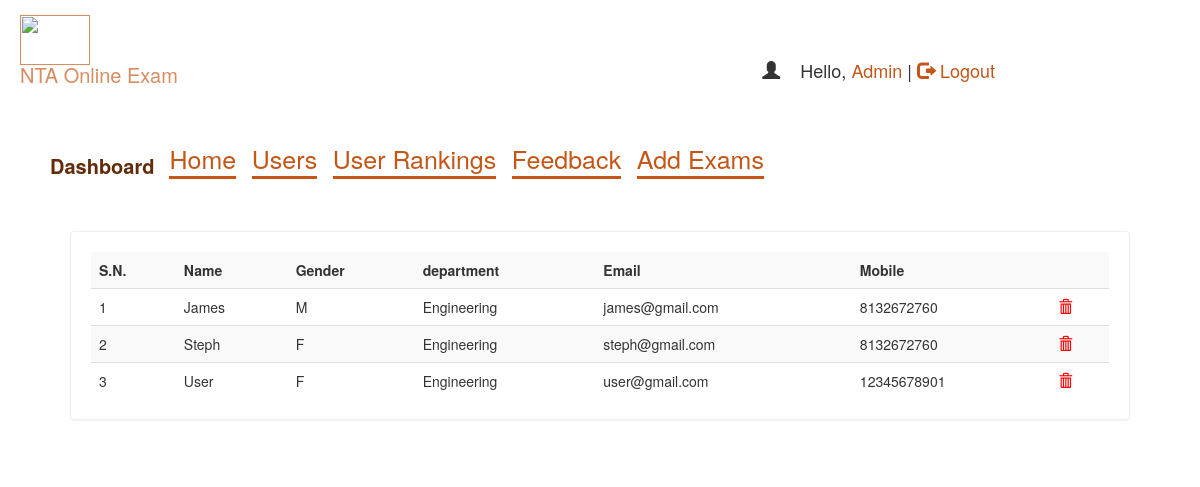
Page /dash.php?q=1 (signed in) on the committed database.
### tables this page shows
CREATE TABLE `user` (
  `name` varchar(50) NOT NULL,
  `gender` varchar(6) NOT NULL,
  `department` varchar(100) NOT NULL,
  `email` varchar(50) NOT NULL,
  `mob` bigint(20) NOT NULL,
  `password` varchar(50) NOT NULL
);

### dash.php (the view, shortened to what this page needs)
<!DOCTYPE html>
<html lang="en">
<head>
<link  rel="stylesheet" href="css/bootstrap.min.css"/>
<link  rel="stylesheet" href="css/bootstrap-theme.min.css"/>
<link rel="stylesheet" href="css/main.css">
<link  rel="stylesheet" href="css/font.css">
</head>
<body>
<div class="header">
<div class="row">
<div class="col-lg-8">
<a class="navbar-brand" href=""><img src="image/Header-logo-NTA-transparent.png" width="70" height="50" class="d-inline-block align-top" alt=""> NTA Online Exam</a>
</div>
<div class="col-md-4 col-md-offset-6">
 <?php
 include_once 'dbConnection.php';
  if(!(isset($_SESSION['email']))){
header("location:index.php");
}
else
{
$name = $_SESSION['name'];
echo '<h4><span class="pull-right top title1" ><span class="log1"><span class="glyphicon glyphicon-user" aria-hidden="true"></span>&nbsp;&nbsp;&nbsp;&nbsp;Hello,</span> <a href="account.php?q=1" class="log log1">'.$name.'</a>&nbsp;|&nbsp;<a href="logout.php?q=account.php" class="log"><span class="glyphicon glyphicon-log-out" aria-hidden="true"></span>&nbsp;Logout</button></a></span></h4>';
}?>
</div>
</div></div>
<nav class=""><br><br><br>
  <div class="container">
    <div class="">
      <a class="navbar-brand" style="color:#622B0B" href="dash.php?q=0"><b>Dashboard</b></a>
    </div>
    <div class="">
        <span <?php if(@$_GET['q']==0) echo'class="active"'; ?>><a href="dash.php?q=0" style="text-decoration: none; border-bottom: 3px solid; font-size: 25px;">Home<span class="sr-only"></span></a></span>&nbsp;&nbsp;&nbsp;
        <span <?php if(@$_GET['q']==1) echo'class="active"'; ?>><a href="dash.php?q=1" style="text-decoration: none; border-bottom: 3px solid; font-size: 25px;">Users</a></span>&nbsp;&nbsp;&nbsp;
		    <span <?php if(@$_GET['q']==2) echo'class="active"'; ?>><a href="dash.php?q=2" style="text-decoration: none; border-bottom: 3px solid; font-size: 25px;">User Rankings</a></span>&nbsp;&nbsp;&nbsp;
        <span <?php if(@$_GET['q']==3) echo'class="active"'; ?>><a href="dash.php?q=3" style="text-decoration: none; border-bottom: 3px solid; font-size: 25px;">Feedback</a></span>&nbsp;&nbsp;&nbsp;
        <span <?php if(@$_GET['q']==4) echo'class="active"'; ?>><a href="dash.php?q=4" style="text-decoration: none; border-bottom: 3px solid; font-size: 25px;">Add Exams</a></span>
    </div>
  </div>
</nav>
<div class="container">
<div class="row">
<div class="col-md-12">
<?php if(@$_GET['q']==1) {
$result = mysqli_query($con,"SELECT * FROM user") or die('Error');
echo  '<div class="panel"><table class="table table-striped title1">
<tr><td><b>S.N.</b></td><td><b>Name</b></td><td><b>Gender</b></td><td><b>department</b></td><td><b>Email</b></td><td><b>Mobile</b></td><td></td></tr>';
$c=1;
while($row = mysqli_fetch_array($result)) {
	$name = $row['name'];
	$mob = $row['mob'];
	$gender = $row['gender'];
    $email = $row['email'];
	$department = $row['department'];
	echo '<tr><td>'.$c++.'</td><td>'.$name.'</td><td>'.$gender.'</td><td>'.$department.'</td><td>'.$email.'</td><td>'.$mob.'</td>
	<td><a title="Delete User" href="update.php?demail='.$email.'"><b><span class="glyphicon glyphicon-trash" style="color:red;" aria-hidden="true"></span></b></a></td></tr>';
}
echo '</table></div>';
}?>
</div>
</div></div>
</body>
</html>

### css/main.css (style rules this page uses)
.navbar-brand { color: #c55617; padding-left: 2rem; font-size: 2rem; }
a { color: #c55617; }
.panel { border-color: #eee; margin: 40px; padding: 20px; }

### rows in the picture
user: name "James", gender "M", department "Engineering", email "james@gmail.com", mob "8132672760"
user: name "Steph", gender "F", department "Engineering", email "steph@gmail.com", mob "8132672760"
user: name "User", gender "F", department "Engineering", email "user@gmail.com", mob "12345678901"

### other values in the picture
$name "Admin"
